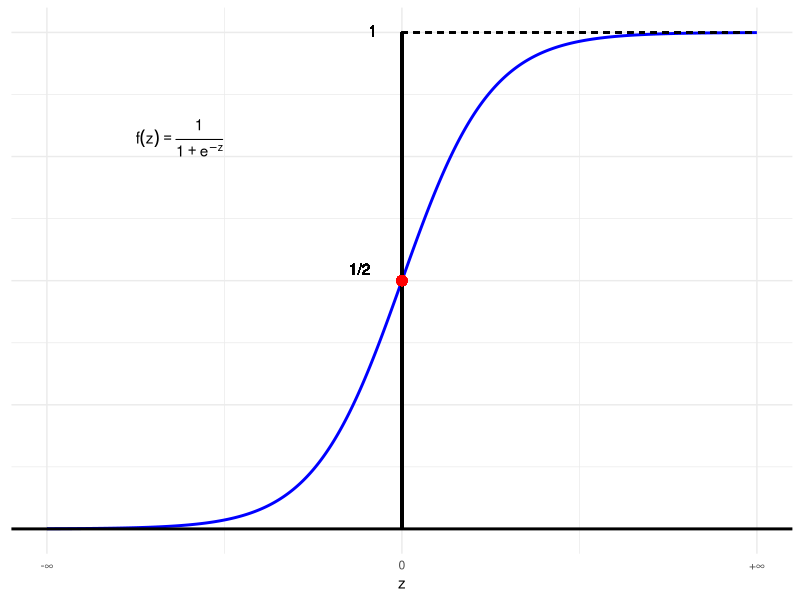

Generate this figure with R:

# Chapter-2 Codes ---------------------------------------------------------

# Load the ggplot2 library
library(ggplot2)

# Define the Logistic Function
Logistic_Function <- function(z){
  1/(1 + exp(-z))
}

# Create a data frame for the curve
df <- data.frame(z = seq(-8, 8, by = 0.01),
                 y = Logistic_Function(seq(-8, 8, by = 0.01)))

# Create the ggplot object
ggplot(df, aes(x = z, y = y)) +
  geom_line(color = "blue", size = 1) +
  geom_hline(yintercept = 0, color = "black", size = 1) +
  geom_segment(aes(x = 0, xend = 8, y = 1, yend = 1), linetype = "dashed") +
  geom_segment(aes(x = 0, xend = 0, y = 0, yend = 1), linetype = "solid", size = 1) +
  scale_x_continuous(breaks = c(-8, 0, 8), labels = c("-∞", "0", "+∞")) +
  geom_text(aes(x = -1.2, y = 0.5, label = "1/2"), vjust = -0.5, hjust = 0) +
  geom_text(aes(x = -0.75, y = 0.98, label = "1"), vjust = -0.5, hjust = 0) +
  geom_point(aes(x = 0, y = 0.5), color = "red", shape = 19, size = 3) +
  annotate("text", x = -6, y = 0.75, label = expression(f(z) == frac(1, 1 + e^-z)), hjust = 0, vjust = 0) +
  theme_minimal() +
  theme(axis.text.y = element_blank(), axis.title.y = element_blank())
  



